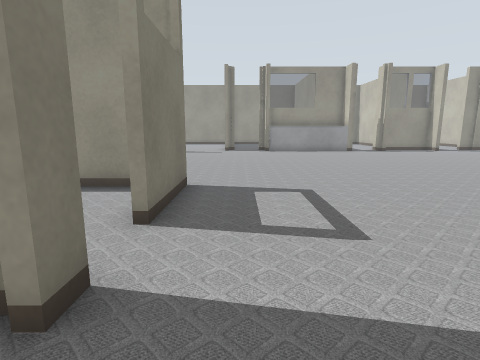
[1] (above)

24 first-person views from a walk through a world built for the Gazebo simulator. The camera is 0.72 m above the floor, tilts 10° down and sees 80° across. The lines on the ground mark 1 m squares. The floor is counted in squares, 0.5 m on a side. Each view is taken from the middle of a square. On the plan, view 1 faces up. The plan holds only what a view shows up to about 14 squares ahead; the rest is blank. The place goes on beyond the plan. Some surface patterns are stand-ins.

[2]
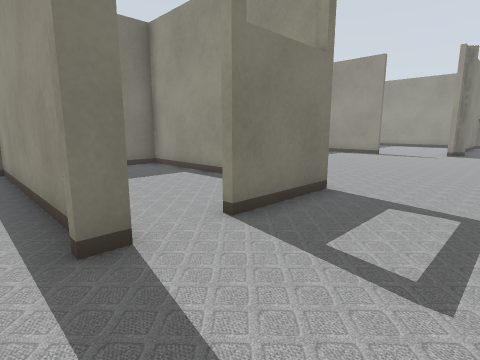

[3]
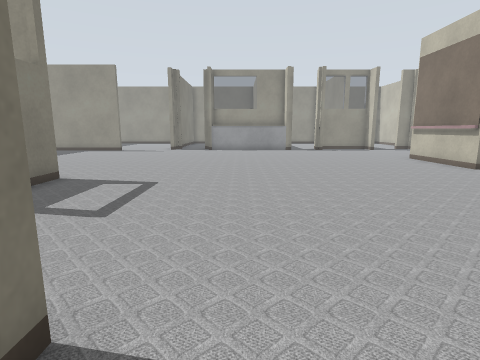

[4]
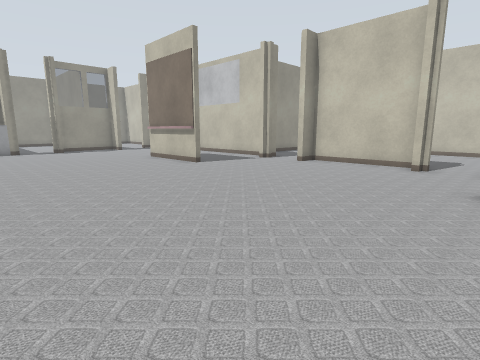

[5]
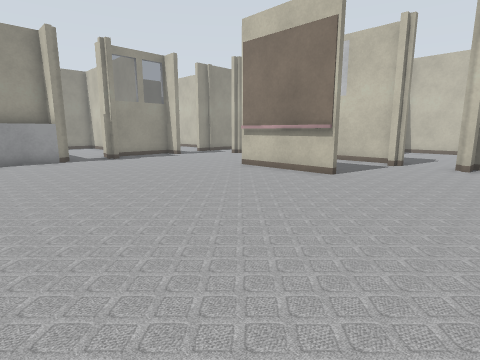

[6]
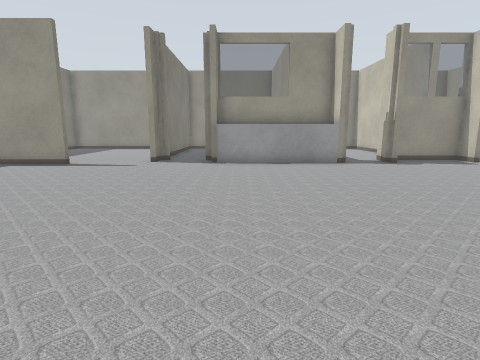

[7]
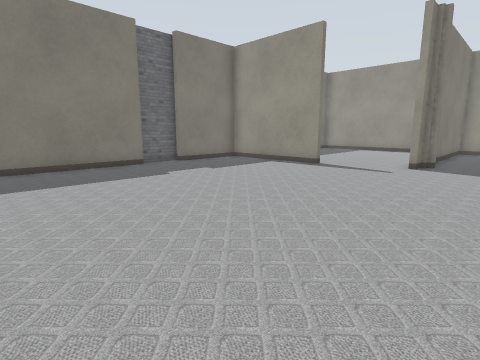

[8]
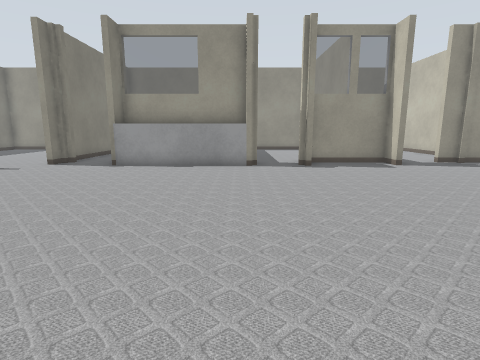

[9]
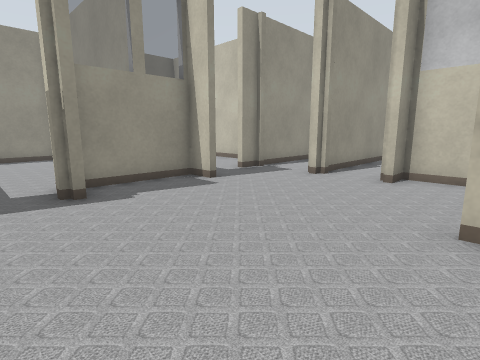

[10]
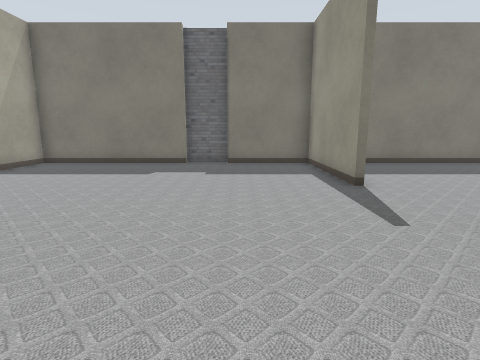

[11]
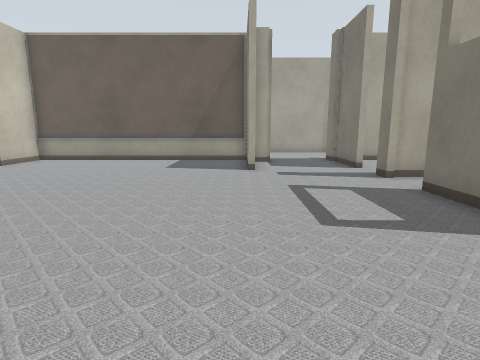

[12]
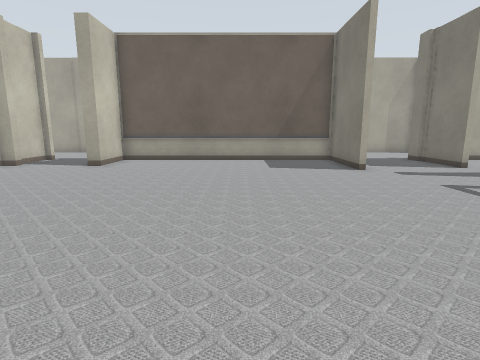

[13]
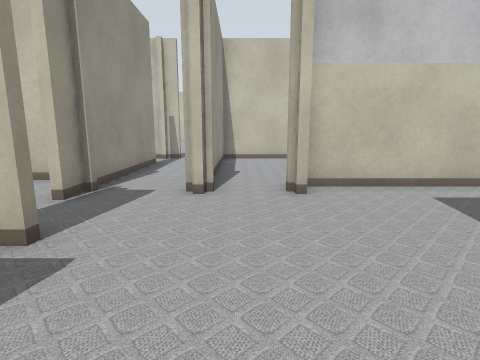

[14]
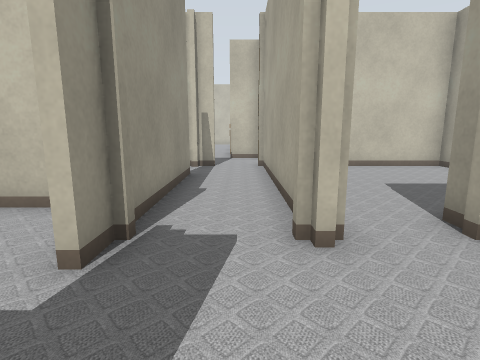

[15]
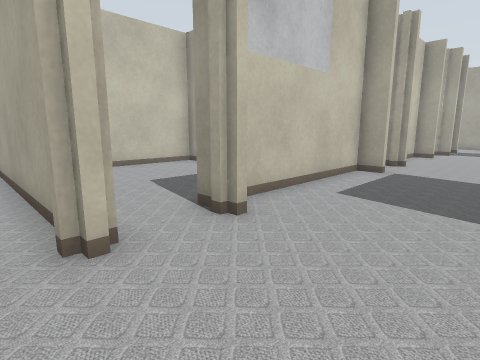

[16]
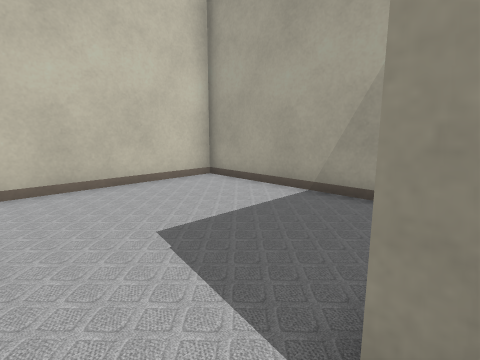

[17]
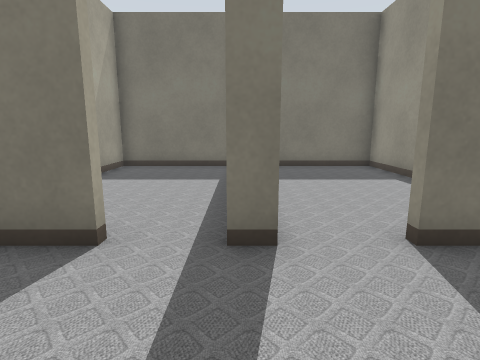

[18]
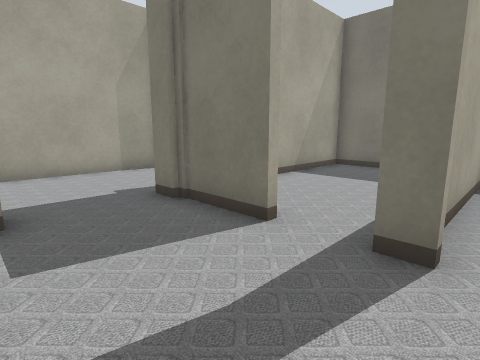

[19]
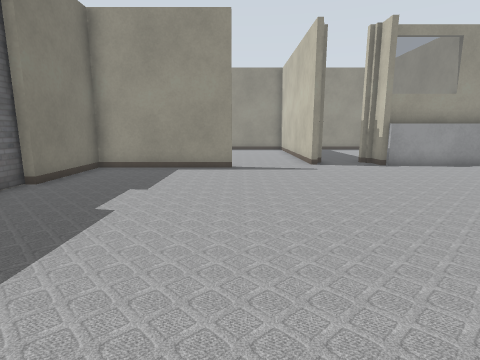

[20]
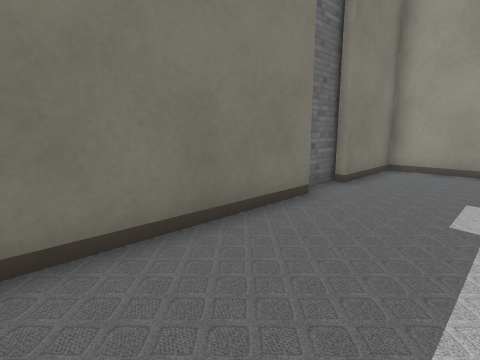

[21]
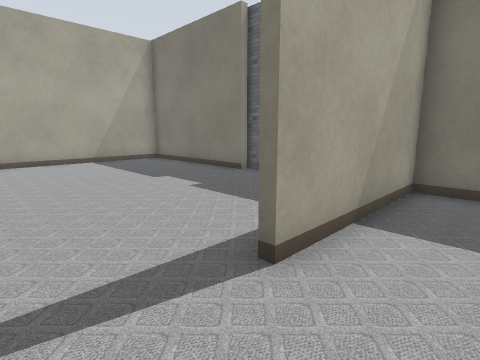

[22]
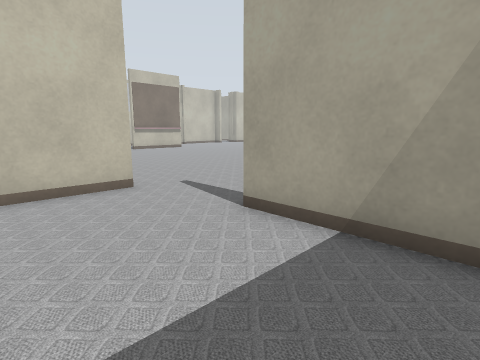

[23]
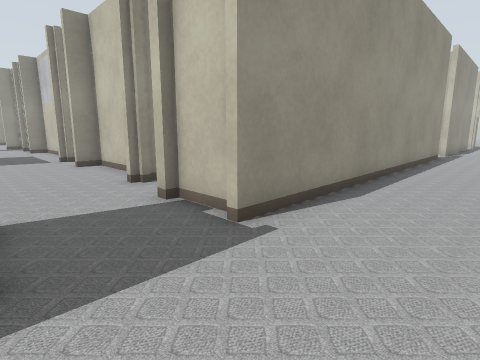

[24]
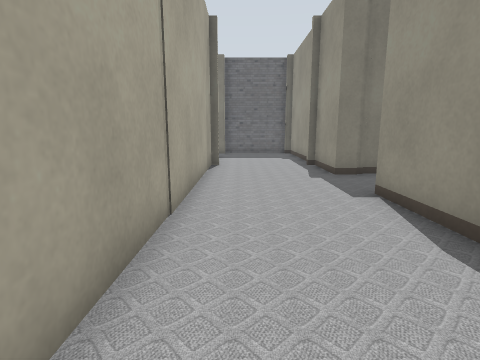

### Floor plan
Points are (right, up) in squares from view 1. A wall is a line through its corners. A room is listed if a view was taken in it or the views show most of it. See-through windows are left out.
Room 1 (views 1, 23, 24)
walls: (4.5, -2.9) (1.5, -2.9); (16.3, -2.8) (16.3, -0.8); (16, -0.9) (16, -0.5); (-1.2, -2.1) (-1.2, -2.9) (-3.8, -2.9); (-1.4, 0.2) (-1.4, -2.2); (-3.7, -7.2) (6.8, -7.2); (-5.1, -2.9) (-6.6, -2.9); (25.5, -2.9) (16, -2.9)
ways out: opening at (0.5, 0) to room 2; opening at (14.5, -0.5) to room 2
Room 2 (views 2, 3, 4, 5, 6, 7, 8, 9, 10, 11, 12, 13, 14, 15, 16, 17, 18, 19, 20, 21, 22)
walls: (-1.4, 7.5) (-1.4, 4.1); (12.9, 9.4) (12.6, 9.4) (12.6, 13.5); (7.6, 19.5) (1.8, 19.5) (1.8, 20.5); (5.3, 20.6) (5.3, 22.6); (2.7, 0.8) (2.7, -2.6) (12.6, -2.6) (12.6, -0.5) (13.1, -0.5); (-1.4, 2.5) (-1.4, 1.8); (-1, 19.8) (-1, 22.5); (-0.8, 20.5) (-0.8, 19.8); (16.2, 8.9) (17.2, 8.9) (17.2, 15.5) (16.2, 15.5); (13.4, 19.6) (13.4, 21); (16.2, 15.7) (17.5, 15.7); (-4.2, 19) (-9.4, 19) (-9.4, 15.4); (-0.8, 22.5) (-0.8, 21.5); (13.5, 20.7) (10.1, 20.7); (17.8, 18.1) (24.5, 18.1); (-9.4, 13.8) (-9.4, 7.5) (-3.1, 7.5); (16.6, 20.7) (15.8, 20.7); (17.2, 2) (17.2, 6.3) (16.2, 6.3); (-9.8, 15.7) (-9.8, 13.5); (16, -0.5) (16.6, -0.5); (-9.4, 23.5) (-9.4, 19.2) (-4.2, 19.2); (22.5, 20.7) (16.9, 20.7); (24.4, 20) (24.4, 20.8)
ways out: opening at (0.5, 0) to room 1; opening at (14.5, -0.5) to room 1; opening at (17, 16.5) to room 3; opening at (-2, 1) to room 4; opening at (-2, 3.5); opening at (15, 21); opening at (23, 21)
Room 3 (no view inside)
walls: (19, 11) (24.4, 11) (24.4, 17.9); (23.9, 17.8) (17.1, 17.8)
ways out: opening at (17, 16.5) to room 2
Room 4 (no view inside)
walls: (-1.8, 2) (-9.4, 2) (-9.4, -2.6) (-2.9, -2.6)
ways out: opening at (-2, 1) to room 2

Positions as (right, up) in squares from view 1, and headings:
1: (0, 0), facing up
2: (2, 1), facing up-left
3: (4, -1), facing up
4: (5, -1), facing up-right
5: (4, 5), facing up-right
6: (3, 7), facing up
7: (2, 8), facing up-left
8: (7, 8), facing up
9: (8, 13), facing up-right
10: (3, 16), facing left
11: (3, 11), facing down
12: (7, 11), facing down
13: (10, 17), facing right
14: (13, 19), facing right
15: (13, 19), facing down-right
16: (17, 17), facing down-right
17: (2, 2), facing left
18: (2, 3), facing down-left
19: (-4, 8), facing up
20: (-6, 8), facing up-left
21: (-2, 21), facing down-left
22: (-8, 23), facing down-right
23: (13, -6), facing up-right
24: (8, -6), facing left
